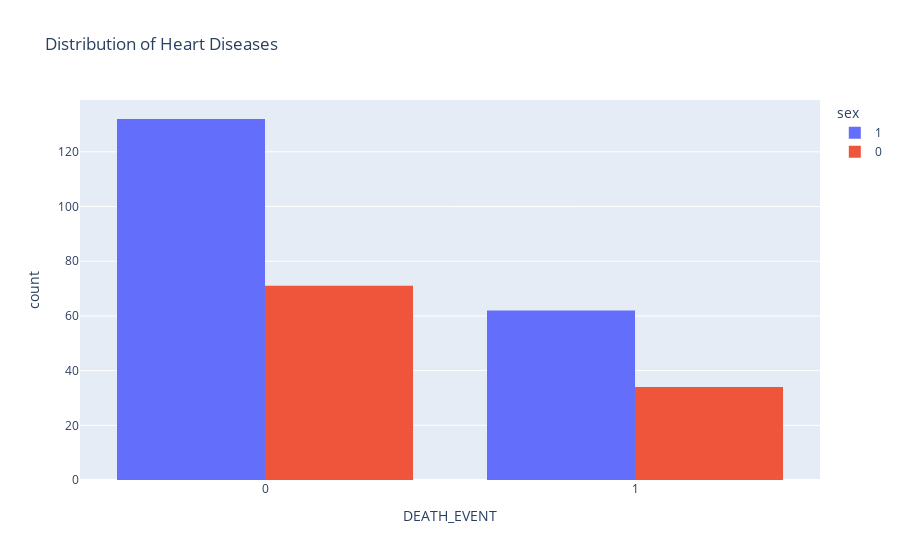

The notebook cell this image was saved under:
### Code cell
fig=px.histogram(df, 
                 x="DEATH_EVENT",
                 color="sex",
                 hover_data=df.columns,
                 title="Distribution of Heart Diseases",
                 barmode="group")
fig.show()

### Figure 1 — Plotly figure (JSON) as saved in the notebook; plotly's stock layout.template omitted (floating-point values rounded to 4 significant figures; data arrays with more than 128 entries replaced by an {"elided": "..."} marker saying what was removed)
{"data": [{"alignmentgroup": "True", "bingroup": "x", "hovertemplate": "sex=1<br>DEATH_EVENT=%{x}<br>count=%{y}<extra></extra>", "legendgroup": "1", "marker": {"color": "#636efa", "pattern": {"shape": ""}}, "name": "1", "offsetgroup": "1", "orientation": "v", "showlegend": true, "type": "histogram", "x": {"elided": "194 int values"}, "xaxis": "x", "yaxis": "y"}, {"alignmentgroup": "True", "bingroup": "x", "hovertemplate": "sex=0<br>DEATH_EVENT=%{x}<br>count=%{y}<extra></extra>", "legendgroup": "0", "marker": {"color": "#EF553B", "pattern": {"shape": ""}}, "name": "0", "offsetgroup": "0", "orientation": "v", "showlegend": true, "type": "histogram", "x": [1, 1, 0, 1, 1, 0, 1, 1, 1, 1, 0, 1, 1, 1, 1, 1, 1, 1, 1, 1, 1, 0, 1, 1, 0, 0, 0, 1, 1, 0, 0, 0, 0, 0, 0, 1, 1, 0, 0, 0, 0, 1, 0, 0, 0, 0, 1, 0, 0, 0, 0, 0, 0, 0, 1, 0, 0, 1, 1, 0, 0, 0, 1, 1, 0, 0, 0, 0, 0, 0, 0, 0, 0, 0, 1, 0, 1, 0, 0, 0, 0, 1, 0, 0, 0, 0, 0, 0, 0, 0, 0, 0, 0, 0, 0, 0, 0, 0, 0, 0, 0, 0, 0, 0, 0], "xaxis": "x", "yaxis": "y"}], "layout": {"barmode": "group", "legend": {"title": {"text": "sex"}, "tracegroupgap": 0}, "title": {"text": "Distribution of Heart Diseases"}, "xaxis": {"anchor": "y", "domain": [0, 1], "title": {"text": "DEATH_EVENT"}}, "yaxis": {"anchor": "x", "domain": [0, 1], "title": {"text": "count"}}}}
